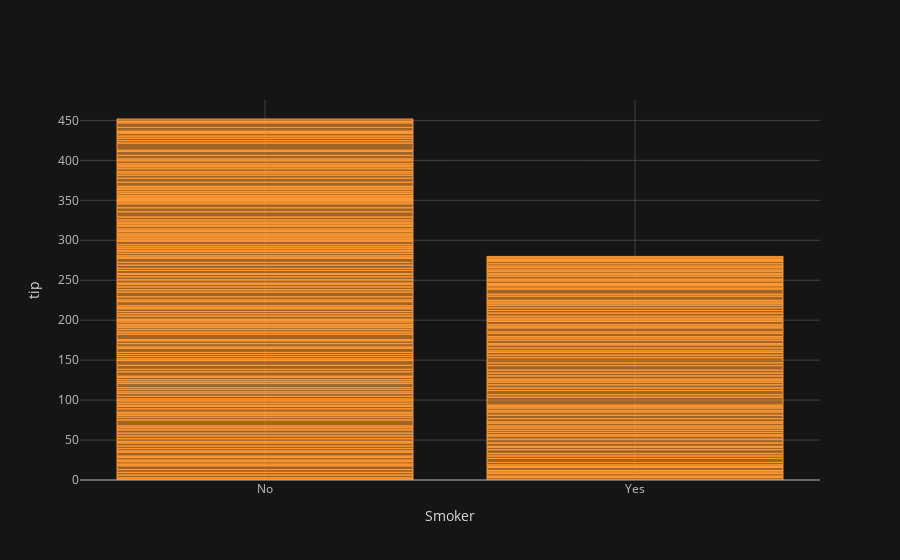

The cell this chart's notebook holds for it:
### Code cell
import plotly.express as px
import plotly as py
import plotly.offline as iplot
df=px.data.tips()
import cufflinks as cf
cf.go_offline()
cf.set_config_file(theme='solar')
py.offline.init_notebook_mode(connected=True)
df.iplot(x='smoker',y='tip',kind='bar',xTitle='Smoker',yTitle='tip')

### Figure 1 — Plotly figure (JSON) as saved in the notebook; plotly's stock layout.template omitted (floating-point values rounded to 4 significant figures; data arrays with more than 128 entries replaced by an {"elided": "..."} marker saying what was removed)
{"data": [{"marker": {"color": "rgba(255, 153, 51, 0.6)", "line": {"color": "rgba(255, 153, 51, 1.0)", "width": 1}}, "name": "tip", "orientation": "v", "text": "", "type": "bar", "x": {"elided": "244 str values"}, "y": {"elided": "244 float values"}}], "layout": {"legend": {"bgcolor": "#151516", "font": {"color": "#D9D9D9"}}, "paper_bgcolor": "#151516", "plot_bgcolor": "#151516", "title": {"font": {"color": "#D9D9D9"}}, "xaxis": {"gridcolor": "#434343", "showgrid": true, "tickfont": {"color": "#C2C2C2"}, "title": {"font": {"color": "#D9D9D9"}, "text": "Smoker"}, "zerolinecolor": "#666570"}, "yaxis": {"gridcolor": "#434343", "showgrid": true, "tickfont": {"color": "#C2C2C2"}, "title": {"font": {"color": "#D9D9D9"}, "text": "tip"}, "zerolinecolor": "#666570"}}}
